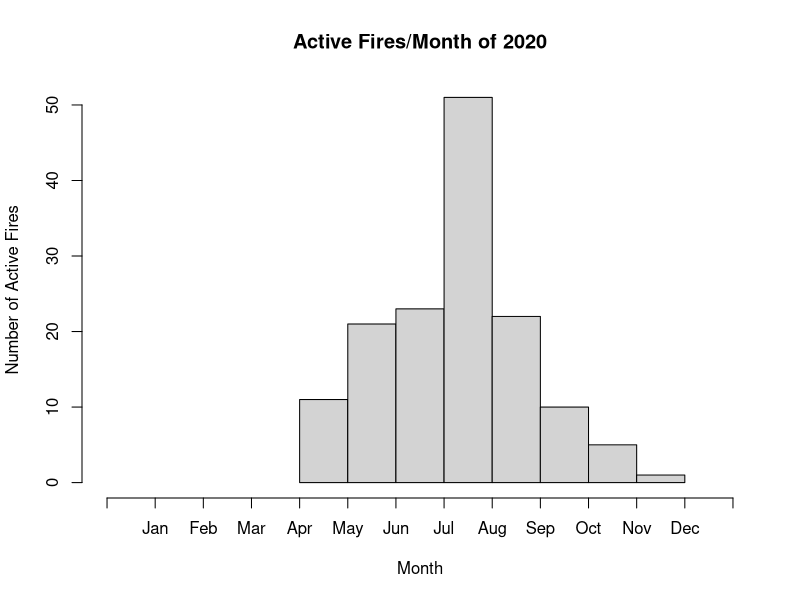

The R script that drew this image: (Note: this script raises an error after producing the figure.)
# Author: Madeline Melichar
# University of Arizona
# Date: December 16, 2021

#-------------------------------------------------------------------------------
# Load Packages

library(dplyr)
library(plyr)
library(tidyr)


#-------------------------------------------------------------------------------
# Read in data

fire_dt <- read.csv2("AZ_2020_fire.csv", header=T, sep=",")
climate_dt <- read.csv2("fire_location_climate.csv", header=T, sep=",")
climate_dt<-climate_dt %>% drop_na


#-------------------------------------------------------------------------------
# Connect climate data to fire

# New data frame for monthly climate data
climate_monthly <- data.frame()

# New data frame for annual climate data
climate_annual <- data.frame()

# List of month which fire occurs
fire_months <- c()

# Subset climate data based on fire
for (row in 1:nrow(fire_dt)){
  # Subset climate data based on fire latitude and longitude
  df <- climate_dt[climate_dt$Latitude==toString(fire_dt[row,]$LAT) &
                     climate_dt$Longitude==toString(fire_dt[row,]$LONG),]
  # Set data class
  df[,6]<-as.numeric(as.character(df[,6]))
  df[,7]<-as.numeric(as.character(df[,7]))
  df[,8]<-as.numeric(as.character(df[,8]))
  df[,9]<-as.numeric(as.character(df[,9]))
  
  # yr_sum<-data.frame(name=toupper(toString(fire_dt[row,]$INC_Name)),
  #                       acres=fire_dt[row,]$Acres,
  #                       cause=fire_dt[row,]$Cause,
  #                       fuels=fire_dt[row,]$Fuels1,
  #                       total_rain=sum(df$ppt..inches.),
  #                       mean_temp=mean(df$tmean..degrees.F.))
  # 
  # # Append yearly data by row
  # climate_annual<-rbind(climate_annual,yr_sum)
  
  for (month in 1:12){
    df_month <- df[grep(paste("^", paste0(month),sep = ""),df$Date),]
    
    temp_mean <- mean(df_month$tmean..degrees.F.)
    tot_rain <- sum(df_month$ppt..inches.)
    
    month_sum<-data.frame(name=toupper(toString(fire_dt[row,]$INC_Name)),
                          month=month,
                          acres=fire_dt[row,]$Acres,
                          cause=fire_dt[row,]$Cause,
                          fuels=fire_dt[row,]$Fuels1,
                          total_rain=tot_rain,
                          mean_temp=temp_mean)
    # Append monthly data by row
    climate_monthly<-rbind(climate_monthly,month_sum)
  }
  
  # Find month fire starts
  fire_start <- sub("\\/.*", "", fire_dt[row,]$Start)
  # Find month fire ends
  fire_end <- sub("\\/.*", "", fire_dt[row,]$End)
  
  # Append to list of month fire occurs
  if (fire_start != fire_end){
    # if start and end are in different months
    fire_months<-c(fire_months,fire_start,fire_end)
  } else {
    # if start and end are the same month
    fire_months<-c(fire_months,fire_start)
  }
  
}


#-------------------------------------------------------------------------------
# Histogram of fire frequency per month of 2020

his<-hist(as.numeric(fire_months), main = "Active Fires/Month of 2020", 
     xlab = "Month", ylab = "Number of Active Fires",
     xlim=c(0,13),
     xaxt="n")
axis(1, at=0:13, labels=c('',"Jan","Feb","Mar","Apr","May","Jun",
                                    "Jul","Aug","Sep","Oct","Nov","Dec",''))


#-------------------------------------------------------------------------------
# ANOVA

anova <- aov(as.numeric(as.character(acres))~total_rain+mean_temp+month+cause+fuels+month*total_rain+month*mean_temp,
             data = climate_monthly)
summary(anova)
